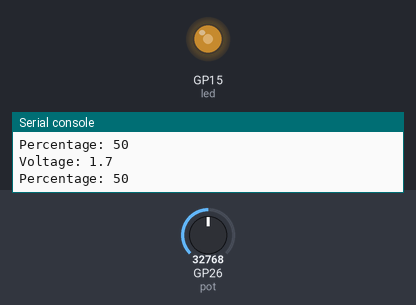
This program was run on a simulated Raspberry Pi Pico running MicroPython. Shown: output pins drawn as LEDs (lit = HIGH), the last lines printed to the serial console. The inputs (shaded band) are chosen by the test bench; at power-on: GP26 (pot) = 32768 (analog values on the 0–65535 scale).

Above: at 1.2 s.
1.3 s: GP26 (pot) set to 45874
At 2.1 s:
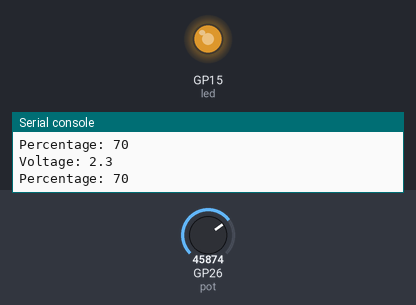
3.0 s: GP26 (pot) set to 57670
At 3.3 s:
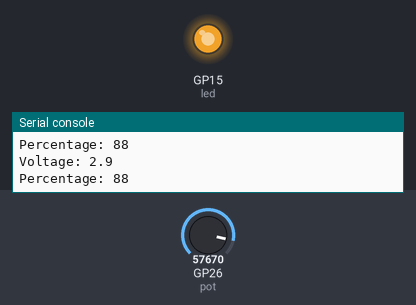
4.5 s: GP26 (pot) set to 7864
At 5.7 s:
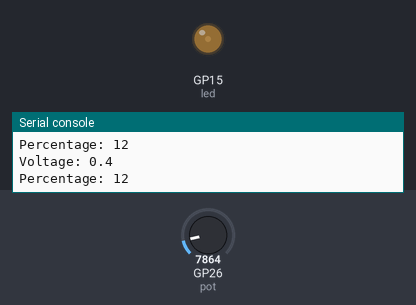
6.0 s: GP26 (pot) set to 0
At 7.0 s:
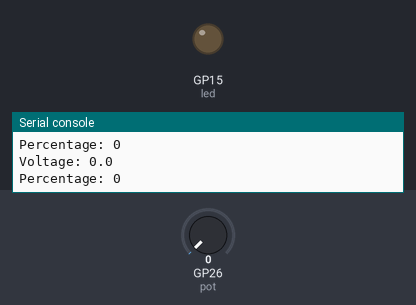
Timing chart, 0 to 8.5 s (numbered marks = the images above; inputs shaded):
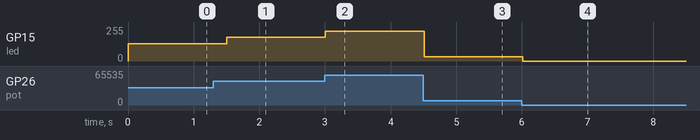

The program:

pwm.py
```python
import machine
import utime

pot = machine.ADC(26)
led = machine.PWM(machine.Pin(15))
conversion_factor = 3.3 / (65535)
MAX_VOLTAGE = 3.3
led.freq(1000) #1000 hertz

while True:
    voltage = pot.read_u16() * conversion_factor
    print('Voltage: %.1f' % voltage)
    percentage = (voltage / MAX_VOLTAGE) * 100
    print('Percentage: %.0f' % percentage)
    led.duty_u16(pot.read_u16())
    utime.sleep(.25)
```

Measured:
- after the input at 1.3 s, GP15 (led): 128/255 → 178/255 after 0.20 s
- after the input at 3.0 s, GP15 (led): 178/255 → 224/255 at once
- after the input at 4.5 s, GP15 (led): 224/255 → 31/255 at once
- after the input at 6.0 s, GP15 (led): 31/255 → 0/255 at once
